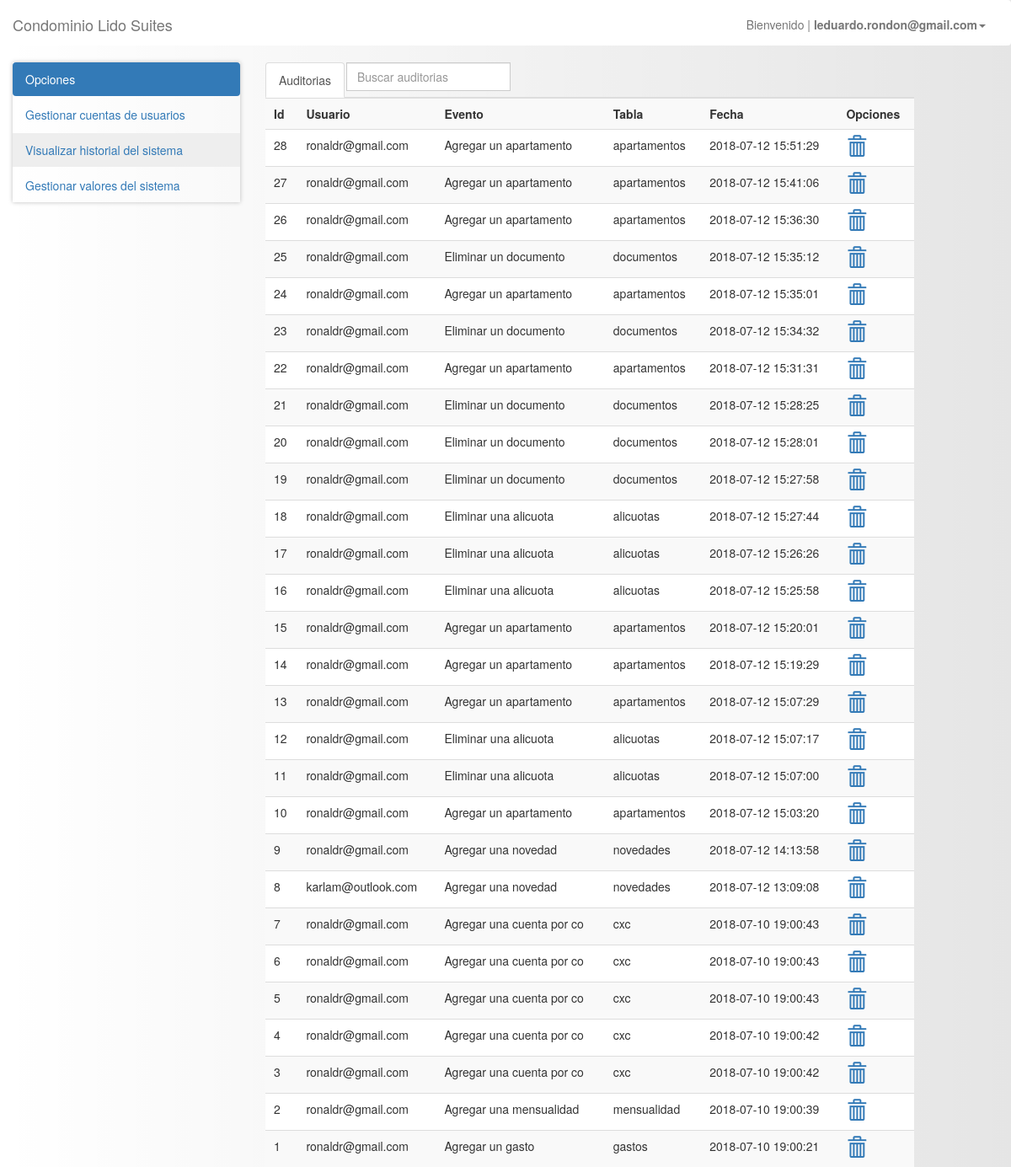
The page /pages/?auditoria (signed in) on the database as committed earlier.
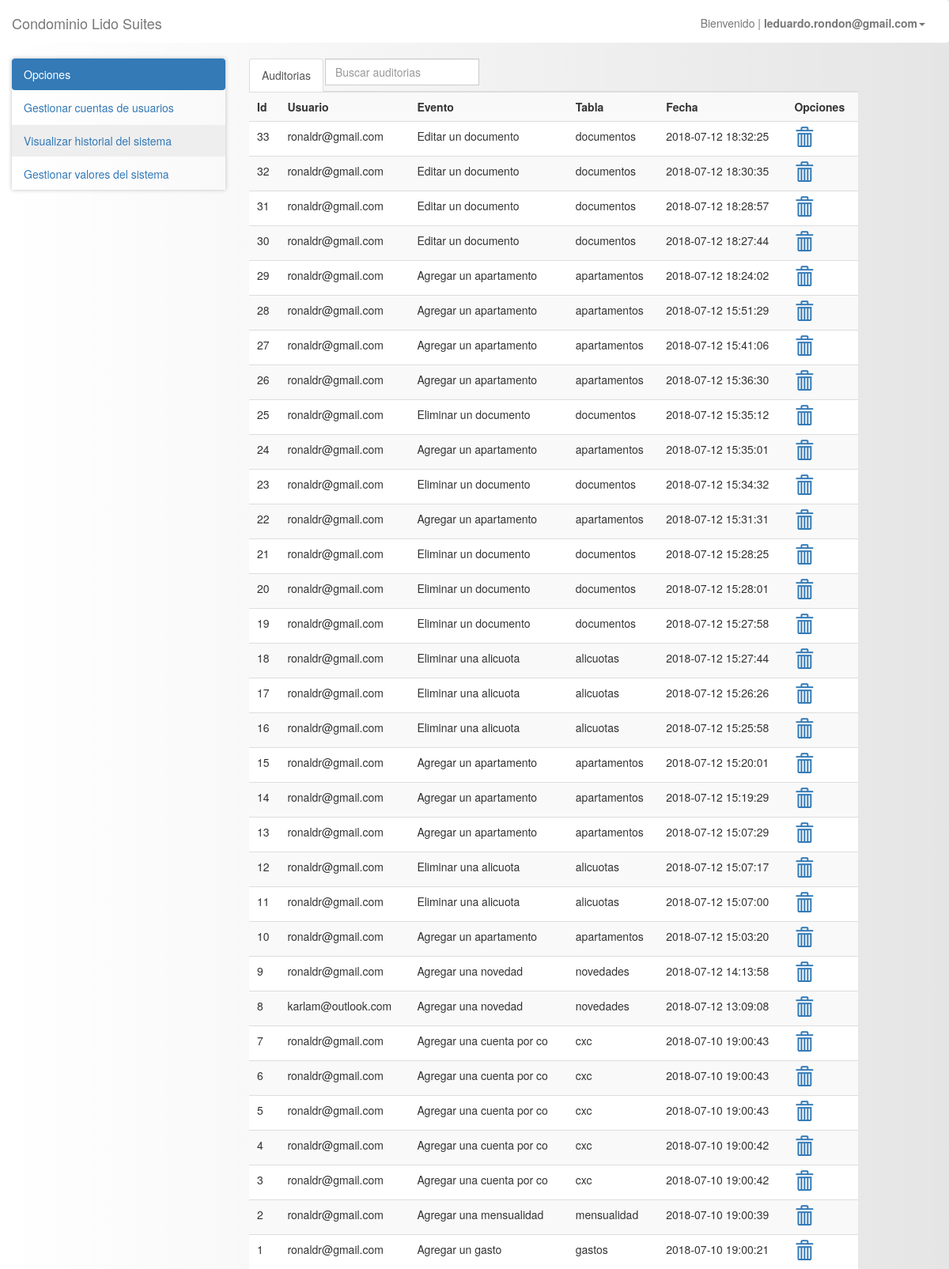
The same page on the database as committed later.
### tables this page shows
CREATE TABLE `auditorias` (
  `id_auditoria` int(10) UNSIGNED NOT NULL,
  `id_usuario` int(10) UNSIGNED NOT NULL,
  `evento` varchar(25) NOT NULL,
  `tabla` varchar(25) NOT NULL,
  `created` timestamp NOT NULL DEFAULT CURRENT_TIMESTAMP
);

CREATE TABLE `usuarios` (
  `id_usuario` int(10) UNSIGNED NOT NULL,
  `id_nivel` int(10) UNSIGNED NOT NULL,
  `nombres` varchar(100) NOT NULL,
  `apellidos` varchar(100) NOT NULL,
  `correo` varchar(100) NOT NULL,
  `contrasena` varchar(100) NOT NULL,
  `telefono` varchar(100) NOT NULL,
  `created` timestamp NOT NULL DEFAULT CURRENT_TIMESTAMP
);

### models/db.php (called while the page is built)
<?php
class db
{
    public static function conexion(){
        $conexion = new mysqli('localhost', 'root', '19651249', 'lidosuites', '3306');
        $conexion->query("SET NAMES 'utf8'");
        return $conexion;
    }
}

### models/auditoria.php (called while the page is built, shortened)
<?php
require_once 'db.php';
class Auditoria{
	private $db;
	private $auditoria;
	public function __construct(){
		$this->db=db::conexion();
		$this->auditoria=array();
	}
    public function getAuditoria(){
        $sql = $this->db->query("SELECT usuarios.id_usuario, usuarios.correo,
                                        usuarios.nombres, usuarios.apellidos,
                                        usuarios.contrasena, usuarios.id_nivel,
                                        usuarios.telefono, usuarios.created,
                                        auditorias.id_auditoria, auditorias.id_usuario,
                                        auditorias.evento, auditorias.tabla, auditorias.created
                                            FROM usuarios
                                                INNER JOIN auditorias on usuarios.id_usuario = auditorias.id_usuario
                                                ORDER BY auditorias.id_auditoria DESC");
        while($filas = $sql->fetch_assoc()){
            $this->auditoria[] = $filas;
        }
        return $this->auditoria;
    }
}

### views/config/auditoria/detalle.phtml (the view)
<ul class="nav nav-tabs nav-justified">
  <ul class="nav nav-tabs" role="tablist">
    <li role="presentation" class="active"><a href="!#detalle" aria-controls="detalle" role="tab" data-toggle="tab">Auditorias</a></li>
   	<li role="presentation">
		<div class="input-group">
			<input class="form-control" type="text" id="searchAuditoria" placeholder="Buscar auditorias">
		</div>
	</li>
  </ul>
  <div class="tab-content">
    <div role="tabpanel" class="tab-pane active" id="detalle">
		<table class="table table-striped" id="tablaAuditoria">
    		<tr>
    			<th>Id</th>
    			<th>Usuario</th>
    			<th>Evento</th>
    			<th>Tabla</th>
    			<th>Fecha</th>
    			<th>Opciones</th>
    		</tr>
    		<?php for($i=0; $i<count($auditorias); $i++){ $rs = $auditorias[$i]; ?>
    		<tr>
    			<td><?php echo $rs['id_auditoria']; ?></td>
    			<td><?php echo $rs['correo']; ?></td>
    			<td><?php echo $rs['evento']; ?></td>
    			<td><?php echo $rs['tabla']; ?></td>
    			<td><?php echo $rs['created']; ?></td>
    			<td>
    				<a href="#" onclick="delAuditoria(this);" ><i class="glyphicon glyphicon-trash"></i></a>
    			</td>
    		</tr> <?php } ?>
    	</table>
    </div>
  </div>

### pages/layout/head.inc (shortened to what this page needs)
<!doctype html>
<html lang="es">
<head>
    <link rel="stylesheet" href="../public/css/bootstrap.min.css">
    <link rel="stylesheet" href="../public/css/style.css">
    <link rel="stylesheet" type="text/css" href="../public/css/datatables.min.css"/>
</head>
<body>

### pages/layout/navbar.inc (shortened to what this page needs)
<nav class="navbar navbar-default">
	<div class="container-fluid">
		<div class="navbar-header">
			<a class="navbar-brand" href="./">Condominio Lido Suites</a>
		</div>
		<div class="collapse navbar-collapse" id="bs-example-navbar-collapse-1">
			<ul class="nav navbar-nav navbar-right" id="navegacion">
				 <?php if(isset($_SESSION['login'])){ ?>
				<li class="dropdown"><a href="" class="dropdown-toggle" data-toggle="dropdown" role="button" aria-haspopup="true" aria-expanded="false">
					Bienvenido | <b><?php echo $_SESSION['login']; ?></b><span class="caret"></span></a>
					<ul class="dropdown-menu">
           			 <?php }else{ ?>
           			 <?php } ?>
          </ul></li>
			</ul>
		</div>
	</div>
</nav>

### pages/index.php (shortened to what this page needs)
<?php require_once '../models/auditoria.php'; ?>
<?php require_once 'layout/head.inc'; ?>
<?php require_once 'layout/navbar.inc'; ?>
<div>
	<div class="col-xs-3 col-sm-3 col-md-3 col-lg-3">
		<ul class="nav nav-pills nav-stacked nav-pills-stacked-example panel-config">
			<li role="presentation" class="active">
				<a href="#">Opciones</a>
			</li>
			<?php if($_SESSION['nivel'] == 1){ ?>
			<li role="presentation" <?php if(isset($_GET['usuarios'])){echo "style='background-color:#eee;'";} ?>>
				<a href="./?usuarios">Gestionar cuentas de usuarios</a>
			</li>
			<?php } ?>
			<?php if($_SESSION['nivel'] == 1){ ?>
			<li role="presentation" <?php if(isset($_GET['auditoria'])){echo "style='background-color:#eee;'";} ?>>
				<a href="./?auditoria">Visualizar historial del sistema</a>
			</li>
			<?php } ?>
			<?php if($_SESSION['nivel'] == 1){ ?>
			<li class="presentation">
				<a data-toggle="collapse" href="#collapse1">Gestionar valores del sistema</a>
			</li>
			<?php } ?>
		</ul>
	</div>
	<div class="col-xs-8 col-sm-8 col-md-8 col-lg-8">
		<?php
			if(isset($_GET['alicuotas'])){
				$instanciaAlicuota = new Alicuota();
				$alicuotas = $instanciaAlicuota->getAlicuota();
				require_once '../views/config/alicuotas/detalle.phtml';
			}else if(isset($_GET['auditoria'])){
				$auditoria = new Auditoria();
				$auditorias = $auditoria->getAuditoria();
				require_once '../views/config/auditoria/detalle.phtml';
			}else if(isset($_GET['apartamentos'])){
				$apartamento = new Apartamento();
				$apartamentos = $apartamento->getApartamentos();
				require_once '../views/config/apartamentos/detalle.phtml';
			}
		?>
	</div>
</div>
<?php require_once 'layout/footer.inc';?>

### pages/layout/footer.inc (shortened to what this page needs)
</body>
</html>

### public/css/style.css (style rules this page uses)
body { background: linear-gradient(to right, rgba(255, 255, 255, 0), rgba(0, 0, 0, 0.1)); }
.glyphicon { font-size: 1.7em; }
.navbar-default { background-color: #FFF; border: 0; padding: 4px 0px 0px 0px; // box-shadow: 0px 0px 35px #BDBDBD; }
.panel-config { margin-bottom: 0px; box-shadow: 0px 0px 5px #BDBDBD; }

Rows that differ between the two databases and show on the page:
added auditorias: id_auditoria "33", id_usuario.correo "ronaldr@gmail.com", evento "Editar un documento", tabla "documentos", created "2018-07-12 18:32:25"
added auditorias: id_auditoria "32", id_usuario.correo "ronaldr@gmail.com", evento "Editar un documento", tabla "documentos", created "2018-07-12 18:30:35"
added auditorias: id_auditoria "31", id_usuario.correo "ronaldr@gmail.com", evento "Editar un documento", tabla "documentos", created "2018-07-12 18:28:57"
added auditorias: id_auditoria "30", id_usuario.correo "ronaldr@gmail.com", evento "Editar un documento", tabla "documentos", created "2018-07-12 18:27:44"
added auditorias: id_auditoria "29", id_usuario.correo "ronaldr@gmail.com", evento "Agregar un apartamento", tabla "apartamentos", created "2018-07-12 18:24:02"
